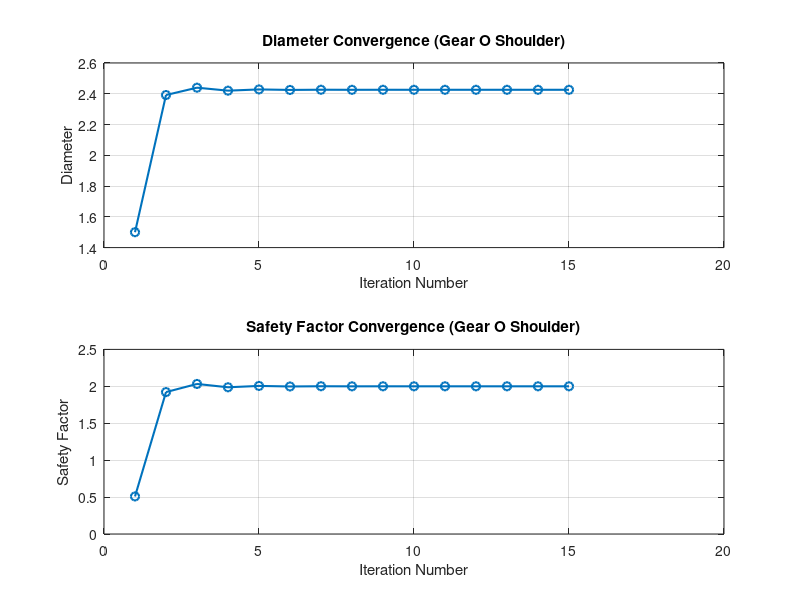

Recreate this plot in MATLAB.

clc;
clear all;
global Az Ay Ft Fa Fr Lt Lr Pt Pr torque_o torque_c torque_d weight Sy Sut master_Dia;

power = 126769;
master_Dia = 1.5;

scaling_factor_gearO = 0.25;
scaling_factor_gearC = 1;
scaling_factor_gearD = 0.75;

speed = 76.123;
r_0 = 5;  %gear 0 radius
r_d = 10; %gear 0 radius
r_c = 10; %gear 0 radius

d_0 = 1.5; %dia of shaft at gear o (for max power only)

weight = 35;
N_M_TO_LBF_IN = 8.851;
Sy = 96000;
Sut = 116000;

%gear 0
torque_o = ((scaling_factor_gearO*power)/speed)*N_M_TO_LBF_IN;
Ft = torque_o/r_0;
Fr = (7/14)*Ft;
Fa = (6/14)*Ft;

%gear D
torque_d = ((scaling_factor_gearD*power)/speed)*N_M_TO_LBF_IN;
Lt = torque_d/r_d;
Lr = Lt*tan(deg2rad(20));


%gear C
torque_c = ((scaling_factor_gearC*power)/speed)*N_M_TO_LBF_IN;
Pt = torque_c/r_c;
Pr = Pt*tan(deg2rad(20));

Az = -1*(Lt*4.5 + Pt*10.5 + Ft*18)/24;
Ay = -1*((Lr - weight)*-4.5 + (Pr + weight)*10.5 + (Fr - weight)*-18 + Fa*5)/24;

%New Code

function [sigma_x, tau_xy] = return_sigmax_tauxy(x_position, diameter)
    global Az Ay Ft Fa Fr Lt Lr Pt Pr torque_o torque_c torque_d weight;
    
    Moment_y = 0;
    Moment_z = 0;
    torque = 0;
   
    if x_position == 6.5
        %keyseat gear o
       Moment_y = (Az*6);
       Moment_z = -Ay*6 -5*Fa;
       torque = torque_o;
    elseif x_position == 7
        %shoulder gear o
       Moment_y = (Az*6 - 667.848*0.5);
       Moment_z = -Ay*6 + -5*Fa + 330.35*0.5;
       torque = torque_o;
    elseif x_position == 14     
       Moment_y = (Az*6 + (Az + Ft)*7.5);
       Moment_z = -1*Ay*6 - 5*Fa + 7.5*(-1*Ay - weight + Fr);
       torque = torque_o - torque_c;
    elseif x_position == 14.5
       Moment_y = (Az*6 + (Az + Ft)*7.5) + 0.5*806.86;
       Moment_z = -1*Ay*6 - 5*Fa + 7.5*(-1*Ay - weight + Fr) - 241.10416*0.5; 
       torque = torque_o - torque_c;
    elseif x_position == 19.5
       Moment_y = (Az*6 + (Az + Ft)*7.5 + (Az + Ft + Pt)*5.5);
       Moment_z = -1*Ay*6 - 5*Fa + 7.5*(-1*Ay - weight + Fr) + 5.5*(-1*Ay - weight + Fr - Pr - weight);
       torque = torque_o - torque_c;

    elseif x_position == 20
       Moment_y = (Az*6 + (Az + Ft)*7.5 + (Az + Ft + Pt)*6);
       Moment_z = -1*Ay*6 - 5*Fa + 7.5*(-1*Ay - weight + Fr) + 6*(-1*Ay - weight + Fr - Pr - weight);
       torque = torque_o - torque_c;
       
    end
    
    net_moment = sqrt(Moment_y^2 + Moment_z^2);
    sigma_x = abs(32*net_moment/(pi*diameter^3));
    tau_xy = abs(16*torque/(pi*diameter^3));
    
end


function [safety_factor] = return_safetyfactor_yield(sigma_x, tau_xy, kts, kt, notch_radius, Sy, Sut) 
    Sut = Sut/1000;
    root_a_q = 0.2456 - 3.08*1e-3*Sut + 1.51*1e-5*Sut^2 - 2.67*1e-8*Sut^3;
    root_a_qs = 0.19 - 2.51*1e-3*Sut + 1.35*1e-5*Sut^2 - 2.67*1e-8*Sut^3;
    Sut = Sut*1000;

    q = 1/(1 + root_a_q/sqrt(notch_radius));
    qs = 1/(1 + root_a_qs/sqrt(notch_radius));    
    kf = 1 + q*(kt - 1);
    kfs = 1 + qs*(kts - 1);
    von_mises_stress = sqrt((kf*sigma_x)^2 + 3*(kfs*tau_xy)^2);
    safety_factor = Sy / von_mises_stress;
end


function [safety_factor] = return_safetyfactor_goodman(sigma_x, tau_xy, kts, kt, notch_radius, Sy, Sut, diameter)
    Sut = Sut/1000;
    root_a_q = 0.2456 - 3.08*1e-3*Sut + 1.51*1e-5*Sut^2 - 2.67*1e-8*Sut^3;
    root_a_qs = 0.19 - 2.51*1e-3*Sut + 1.35*1e-5*Sut^2 - 2.67*1e-8*Sut^3;

    Sut = Sut*1000;
    
    q = 1/(1 + root_a_q/sqrt(notch_radius));
    qs = 1/(1 + root_a_qs/sqrt(notch_radius));    
    kf = 1 + q*(kt - 1);
    kfs = 1 + qs*(kts - 1);

    ka = 2.7*(Sut/1000)^-0.265;
    ke = 0.753;
    kb = 0;
    if (diameter < 2) kb = 0.879*(diameter^-0.107);
    else kb = 0.910*(diameter^-0.157);
    end
    

    Se = ka*kb*ke*0.5*Sut;
    SigmaA_ = kf*sigma_x;
    SigmaM_ = kfs*tau_xy*sqrt(3);
    safety_factor = 1 / (SigmaM_ / Sut + SigmaA_ / Se);
end

global x_position kt kts notch_radius diameter

function dispSafety(label)
    global x_position kt kts notch_radius diameter Sy Sut;
    
    fprintf('%s\n', label);
    [sigma_x, tau_xy] = return_sigmax_tauxy(x_position,diameter);
    sigma_x = abs(sigma_x);
    tau_xy = abs(tau_xy);
    safety_factor_yield = return_safetyfactor_yield(sigma_x, tau_xy, kts, kt, notch_radius, Sy, Sut);
    safety_factor_goodman = return_safetyfactor_goodman(sigma_x, tau_xy, kts, kt, notch_radius, Sy, Sut,diameter);
    fprintf("Safety Factor Yield: %.4f\n",safety_factor_yield);
    fprintf("Safety Factor Fatigue: %.4f\n",safety_factor_goodman);
    fprintf('-----------------\n');
end

x_position = 14;
kt = 2.14;
kts = 3.0;
diameter = 1.25*master_Dia;
notch_radius = 0.02*diameter;
dispSafety("Gear C Keyseat");


x_position = 6.5;
kt = 2.14;
kts = 3.0;
diameter = master_Dia;
notch_radius = 0.02*diameter;
dispSafety("Gear O Keyseat");


x_position = 20;
kt = 2.14;
kts = 3.0;
diameter = 1.25 * master_Dia;
notch_radius = 0.02*diameter;
dispSafety("Gear D Keyseat");


x_position = 14;
kt = 2.1;  
kts = 1.6;
diameter = 1.25 * master_Dia;
notch_radius = 0.05*diameter;
dispSafety("Gear C Shoulder Fillet");

x_position = 7;
kt = 2.1; % Rough Approximation: Need to change to be more accurate
kts = 1.625; % Rough Approximation: Need to change to be more accurate
diameter = master_Dia
notch_radius = 0.05*diameter
dispSafety("Gear O Shoulder Fillet");


x_position = 19.5;
kt = 2.05;  % Rough Approximation: Need to change to be more accurate
kts = 1.6; % Rough Approximation: Need to change to be more accurate
diameter = 1.25 * master_Dia;
notch_radius = 0.05*diameter;
dispSafety("Gear D Shoulder Fillet");


% Gear O keyseat
%Moment_y = Az*6;
%Moment_z = Ay*6;

% Gear C keyseat


%net_moment = sqrt(Moment_y^2 + Moment_z^2);
%sigma_x = 32*net_moment/(pi*d_0^3);
%tau = 16*torque_o/(pi*d_0^3);
%sigma_von_mises = sqrt(sigma_x^2 + 3*tau^2);

%eq = sigma_von_mises == Sy;
%disp(vpa(solve(eq,power)));

%n = Sy/sigma_von_mises








% Diameter Convergence
% Calculation----------------------------------------------------------
% Diameter Convergence Calculation for Gear O Shoulder
fprintf('\nStarting diameter convergence for Gear O Shoulder...\n');
global x_position kt kts notch_radius diameter Sy Sut master_Dia;
convergence_threshold = 1e-6;
max_iterations = 100;
target_safety_factor = 2;

% Initial diameter guess
diameter = master_Dia;

% Calculate the initial safety factor dynamically
x_position = 7;    % Gear O Shoulder
kt = 2.1;          % Rough Approximation
kts = 1.625;       % Rough Approximation
notch_radius = 0.05 * diameter;

% Calculate initial safety factor
[sigma_x, tau_xy] = return_sigmax_tauxy(x_position, diameter);
safety_factor = return_safetyfactor_goodman(sigma_x, tau_xy, kts, kt, notch_radius, Sy, Sut, diameter);

fprintf('Initial Diameter: %.4f, Initial Safety Factor: %.4f\n', diameter, safety_factor);

damping_factor = 0.5;  % Damping to smooth the adjustment

% Store values for plotting
diameters = zeros(1, max_iterations);
safety_factors = zeros(1, max_iterations);
iterations = 1:max_iterations;

for i = 1:max_iterations
    % Set parameters for Gear O Shoulder
    x_position = 7;
    kt = 2.1;   % Rough Approximation: Needs to be more accurate
    kts = 1.625; % Rough Approximation: Needs to be more accurate
    notch_radius = 0.05 * diameter;

    % Calculate safety factor
    [sigma_x, tau_xy] = return_sigmax_tauxy(x_position, diameter);
    safety_factor = return_safetyfactor_goodman(sigma_x, tau_xy, kts, kt, notch_radius, Sy, Sut, diameter);

    % Store current values for plotting
    diameters(i) = diameter;
    safety_factors(i) = safety_factor;

    % Check convergence
    if abs(safety_factor - target_safety_factor) < convergence_threshold
        fprintf('Converged after %d iterations: Diameter = %.4f, Safety Factor = %.4f\n', i, diameter, safety_factor);
        diameters = diameters(1:i);  % Trim unused elements
        safety_factors = safety_factors(1:i);
        iterations = iterations(1:i);
        break;
    end

    % Improved adjustment calculation with damping
    adjustment = 1 + damping_factor * (safety_factor - target_safety_factor) / target_safety_factor;
    diameter = diameter / adjustment;

    % Display progress
    fprintf('Iteration %d: Diameter = %.4f, Safety Factor = %.4f\n', i, diameter, safety_factor);
end

% Final result
if abs(safety_factor - target_safety_factor) >= convergence_threshold
    fprintf('Did not converge within %d iterations. Final Diameter = %.4f, Safety Factor = %.4f\n', max_iterations, diameter, safety_factor);
else
    fprintf('Final Converged Diameter: %.4f, Safety Factor: %.4f\n', diameter, safety_factor);
end

% Plot the convergence of diameter and safety factor
figure;

% Plot Diameter Convergence
subplot(2, 1, 1);
plot(iterations, diameters, '-o', 'LineWidth', 1.5);
xlabel('Iteration Number');
ylabel('Diameter');
title('Diameter Convergence (Gear O Shoulder)');
grid on;

% Plot Safety Factor Convergence
subplot(2, 1, 2);
plot(iterations, safety_factors, '-o', 'LineWidth', 1.5);
xlabel('Iteration Number');
ylabel('Safety Factor');
title('Safety Factor Convergence (Gear O Shoulder)');
grid on;
